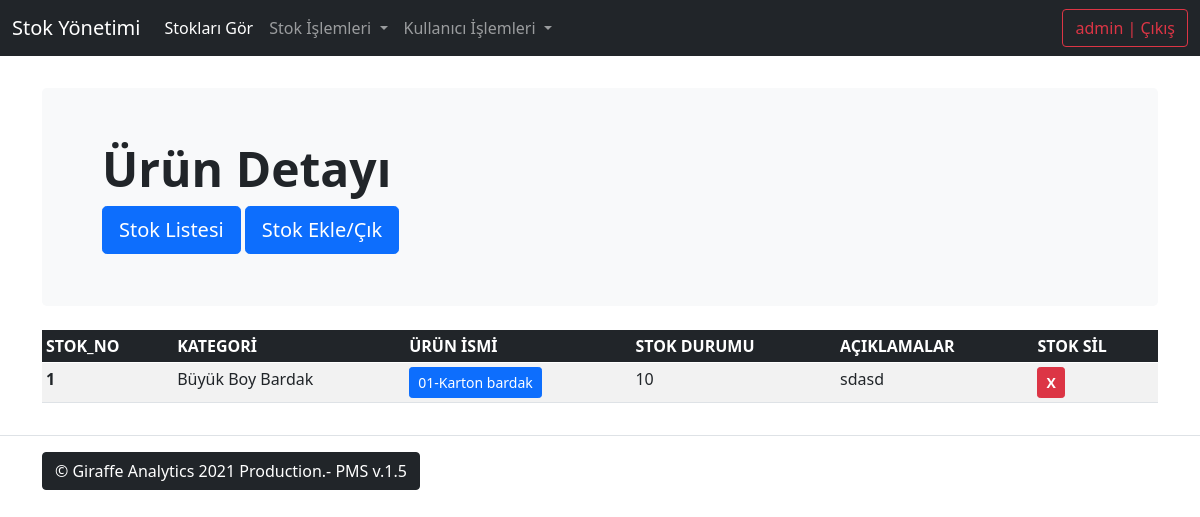
The page /products/detail/1/ (signed in) on the database its author committed.
### products/models/product_model.py (models this page shows, shortened)
class Product(models.Model):
    product_name = models.CharField(max_length=55, verbose_name='Ürün İsmi', unique=True)
    quantity = models.PositiveIntegerField(verbose_name='Ürün Miktarı')
    category = models.ForeignKey('Category', on_delete=models.SET_NULL, null=True, blank=True)
    content = models.TextField(verbose_name="Ürün Açıklaması", max_length=255, null=True, blank=True)
    class Meta:
        verbose_name = "Ürün"
        verbose_name_plural = "Ürünler"
        ordering = ("-id",)

class Category(models.Model):
    name = models.CharField(max_length=30, unique=True, verbose_name='Kategori İsmi')
    class Meta:
        verbose_name = "Kategori"
        verbose_name_plural = "Kategoriler"
        ordering = ['-id']
    def __str__(self):
        return self.name

### products/views/product_detail.py (the view)
# urls.py: path('detail/<int:pk>/', product_detail_view, name='product-detail'),
@login_required
def product_detail_view(request, pk):
    queryset = Product.objects.get(id=pk)
    title = "Ürün Detayı"
    context = {
        'title': title,
        'queryset': queryset,
    }
    return render(request, 'products/product-detail.html', context)

### templates/products/product-detail.html (shortened to what this page needs)
{% extends 'base.html' %}
{% block content %}
<main>
    <div class="container py-sm-3">
    <div class="p-5 mb-sm-4 bg-light rounded-3">
      <div class="container-fluid py-sm-1">
        <h1 class="display-5 fw-bold">{{ title }}</h1>
        <a href="{% url 'products:product-list' %}" class="btn btn-primary btn-lg" type="button">Stok Listesi</a>
        <a href="{% url 'products:action-create' %}" class="btn btn-primary btn-lg" type="button">Stok Ekle/Çık</a>
      </div>
    </div>
<table class="table table-striped table-hover table-sm">
    <thead class="table-dark">
        <tr>
          <th scope="col">STOK_NO</th>
          <th scope="col">KATEGORİ</th>
          <th scope="col">ÜRÜN İSMİ</th>
          <th scope="col">STOK DURUMU</th>
          <th scope="col">AÇIKLAMALAR</th>
          <th scope="col">STOK SİL</th>
        </tr>
    </thead>
    <tbody>
        <tr>
          <th scope="row">{{ queryset.id }}</th>
          <td >{{ queryset.category }}</td>
          <td><a href="{% url 'products:product-update' queryset.id %}" class="btn btn-primary btn-sm" data-bs-toggle="tooltip" data-bs-placement="top" title="Ürün Güncelle">{{ queryset.product_name }}</a></td>
          <td>  {{ queryset.quantity}}</td>
          <td>{{ queryset.content }}</td>
          <td><a href="{% url 'products:product-delete' queryset.id %}" class="btn btn-danger btn-sm" data-bs-toggle="tooltip" data-bs-placement="top" title="Ürün Sil"><b>X</b></a></td>
        </tr>
    </tbody>
</table>
  </div>
</main>
 {% endblock %}

### templates/navbar.html (shortened to what this page needs)
{% load crispy_forms_filters %}
<nav class="navbar navbar-expand-md navbar-dark fixed-top bg-dark">
  <div class="container-fluid">
    <a class="navbar-brand" href="{% url 'landing-page' %}">Stok Yönetimi</a>
    <div class="collapse navbar-collapse" id="navbarCollapse">
      <ul class="navbar-nav me-auto mb-2 mb-md-0">
        <li class="nav-item">
          <a class="nav-link active" aria-current="page" href="{% url 'products:product-list' %}">Stokları Gör</a>
        </li>
          <li class="nav-item dropdown">
          <a class="nav-link dropdown-toggle" href="#" id="navbarDropdown" role="button" data-bs-toggle="dropdown" aria-expanded="false">
            Stok İşlemleri
          </a>
        </li>
          <li class="nav-item dropdown">
          <a class="nav-link dropdown-toggle" href="#" id="navbarDropdown" role="button" data-bs-toggle="dropdown" aria-expanded="false">
            Kullanıcı İşlemleri
          </a>
        </li>
      </ul>
        {% if user.is_authenticated %}
        <a href="{% url 'user:logout' %}" class="btn btn-outline-danger" type="button">{{ user }} | Çıkış</a>
        {% else %}
        <a href="{% url 'user:login' %}" class="btn btn-outline-success" type="button">Giriş</a>
        {% endif %}
    </div>
  </div>
</nav>

### static/css/navbar-top-fixed.css (style rules this page uses)
body { min-height: 75rem; padding-top: 4.5rem; }

### rows shown on the page
Product: id "1", category "Büyük Boy Bardak", product_name "01-Karton bardak", quantity "10", content "sdasd"

### other values the page prints
{{ user }} "admin"
{{ title }} "Ürün Detayı"
